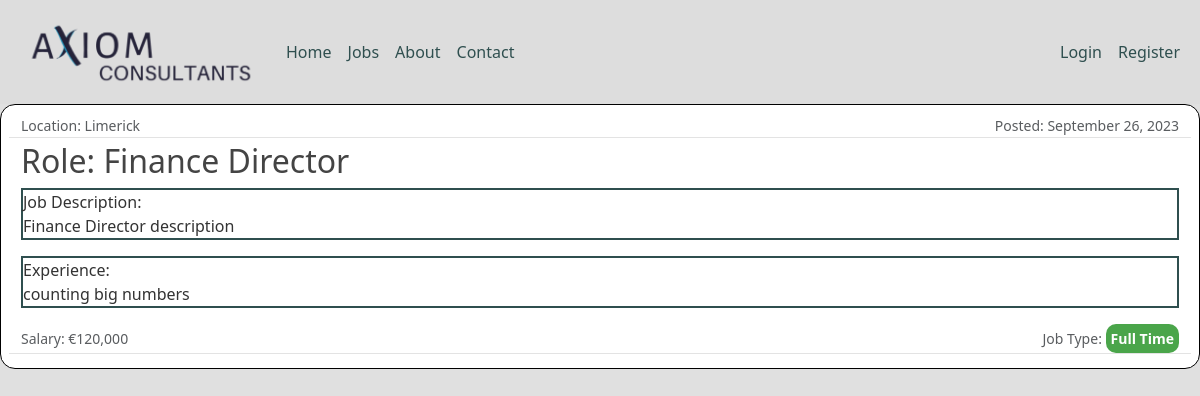
The app's page /job/3/ with its own data.
### jobs/models.py (models this page shows, shortened)
class Job(models.Model):
    job_title = models.CharField(max_length=100)
    date_posted = models.DateTimeField(default=timezone.now)
    location = models.CharField(max_length=30)
    job_type = models.CharField(max_length=15, choices=JOB_TYPES)
    description = models.TextField()
    skills = models.TextField()
    salary = models.CharField(max_length=30)
    creator = models.ForeignKey(User, on_delete=models.CASCADE)

### jobs/views.py (the view)
# urls.py: path('job/<int:pk>/', JobDetailView.as_view(), name='job-detail'),
class JobDetailView(DetailView):
    model = Job
    fields = [
        'job_title',
        'location',
        'job_type',
        'description',
        'skills',
        'salary'
        ]

### jobs/templates/jobs/job_detail.html (shortened to what this page needs)
{% extends "jobs/base.html" %} {% block content %}
<div class="media content-section">
  <div class="media-body">
    <div class="article-metadata row">
      <small class="text-muted col">Location: {{ object.location }}</small>
      <small class="text-muted col text-end"
        >Posted: {{ object.date_posted|date:"F d, Y" }}</small
      >
    </div>
    <h2 class="article-title">Role: {{ object.job_title }}</h2>
    <p class="article-content">Job Description: <br>{{ object.description }}</p>
    <p class="article-content">Experience: <br>{{ object.skills }}</p>
  </div>
  <div class="text-muted article-metadata row py-1">
    <small class="col">Salary: {{ object.salary }}</small>
    <small class="col text-end">Job Type: <strong class="jobtype">{{ object.job_type }}</strong></small>
</div>
  </div>
{% endblock content %}

### jobs/static/jobs/style.css (style rules this page uses)
body { background: #dddddde4; color: #333333; max-width: 1300px; margin: 0 auto; }
h1, h2, h3, h4, h5, h6 { color: #444444; }
.content-section { background: #ffffff; padding: 10px 20px; border: 1px solid black; border-radius: 15px; margin-bottom: 20px; }
.article-content { border: 2px solid darkslategray; }
.article-metadata { padding-bottom: 1px; margin-bottom: 4px; border-bottom: 1px solid #e3e3e3 }
.jobtype { background-color: rgba(0, 128, 0, 0.711); border-radius: 10px; color: white; padding: 5px; }

### records on screen
Job: location "Limerick", date_posted "September 26, 2023", job_title "Finance Director", description "Finance Director description", skills "counting big numbers", salary "€120,000", job_type "Full Time"
